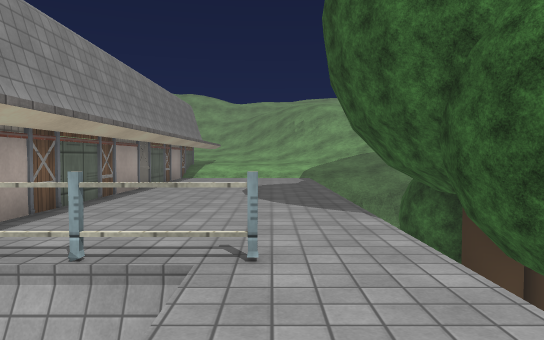
view 1 (above)

24 first-person views from a walk through a 3-D level made in the Unity game engine. The camera is 1.2 m above the floor, tilts 2° down and sees 70° across. The floor is counted in squares, 1.44 m on a side. Each view is taken from the middle of a square. On the plan, view 1 faces up. The plan holds only what a view shows up to about 12 squares ahead; the rest is blank. The place goes on beyond the plan. Some trees and plants on the terrain are drawn as simple stand-ins. The player is left out. Some surface patterns are stand-ins.

view 2
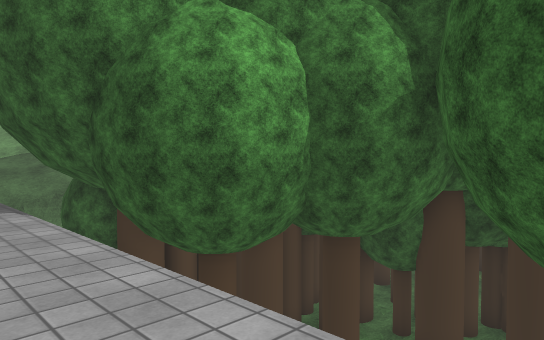

view 3
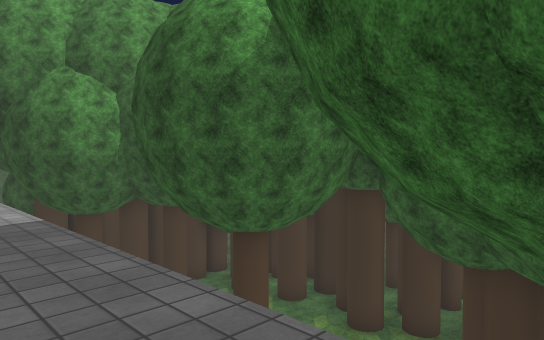

view 4
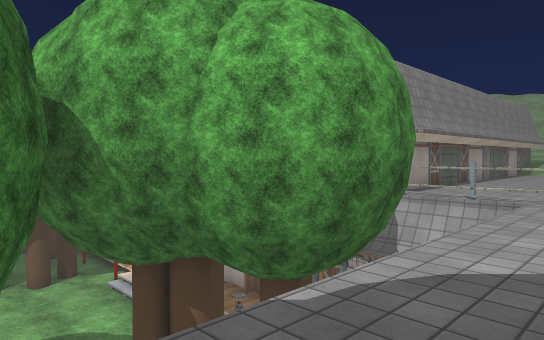

view 5
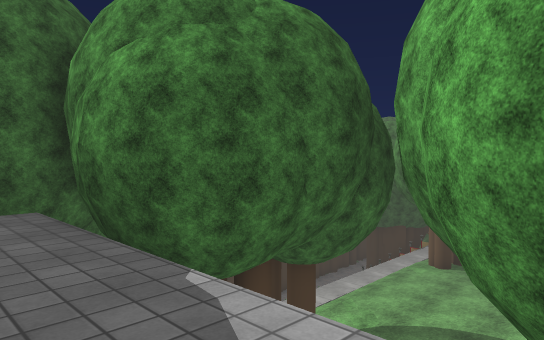

view 6
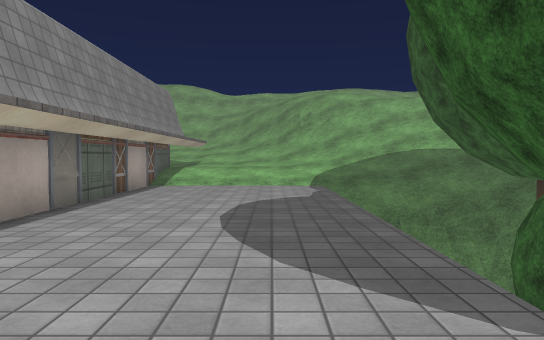

view 7
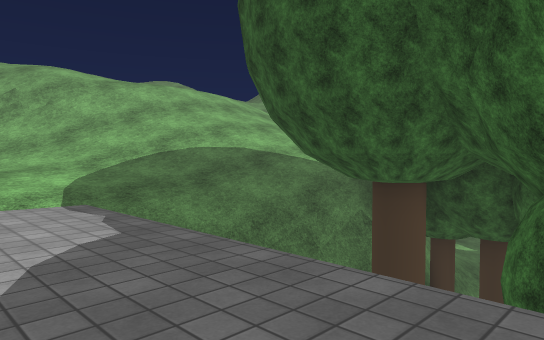

view 8
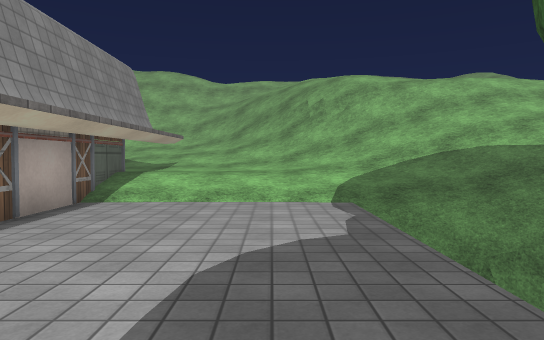

view 9
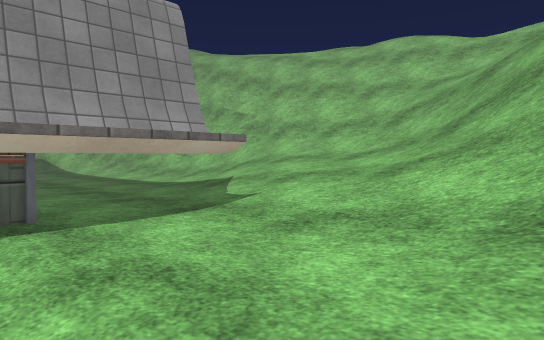

view 10
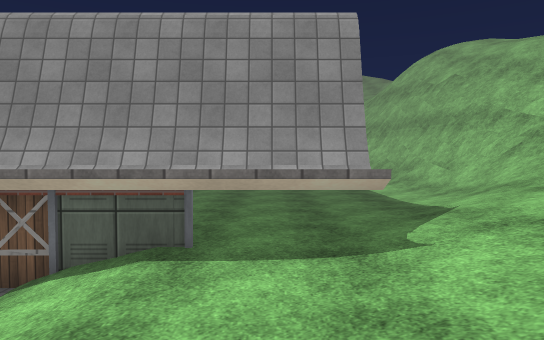

view 11
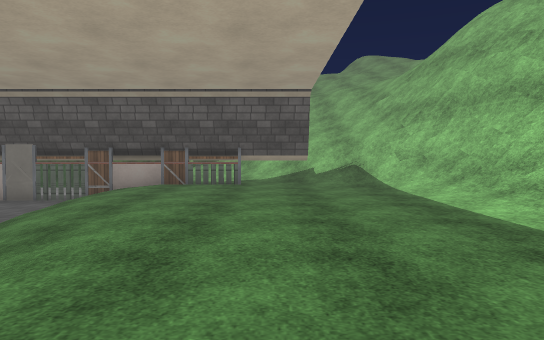

view 12
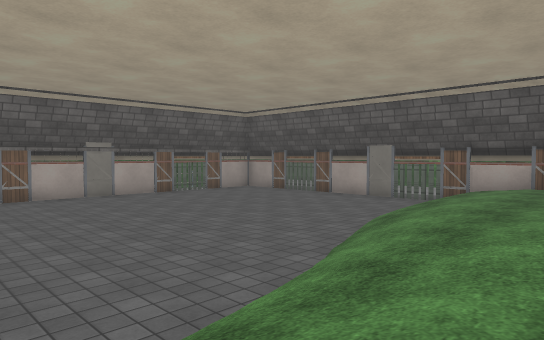

view 13
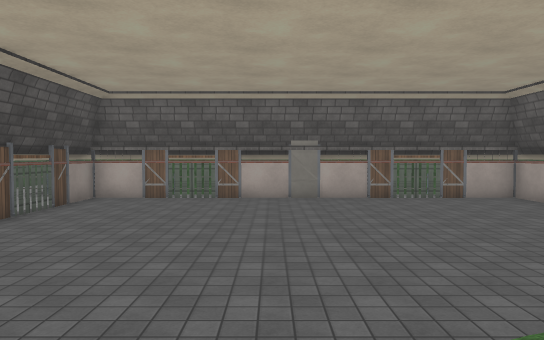

view 14
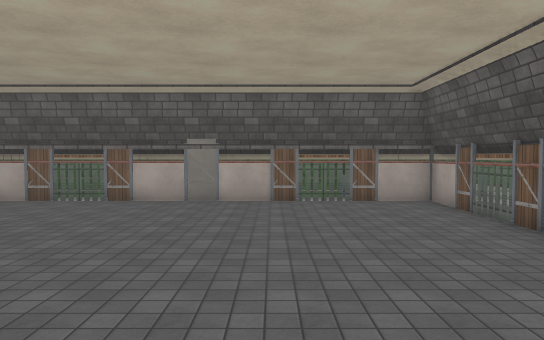

view 15
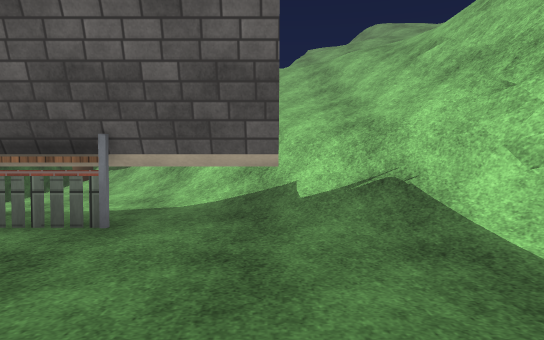

view 16
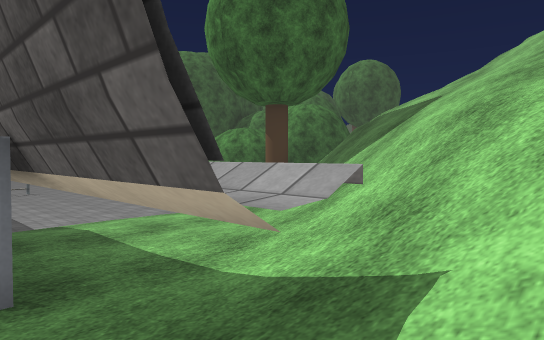

view 17
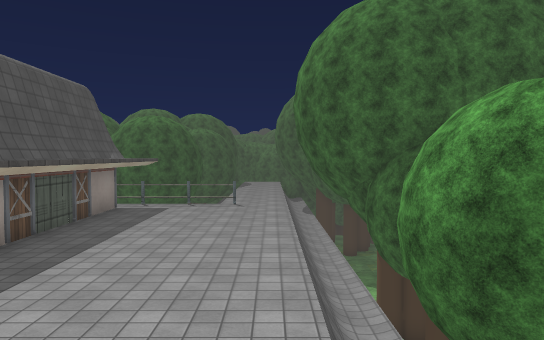

view 18
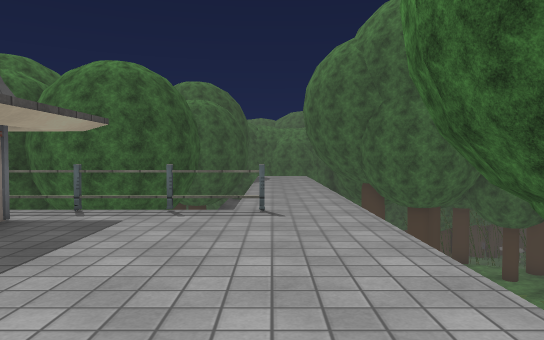

view 19
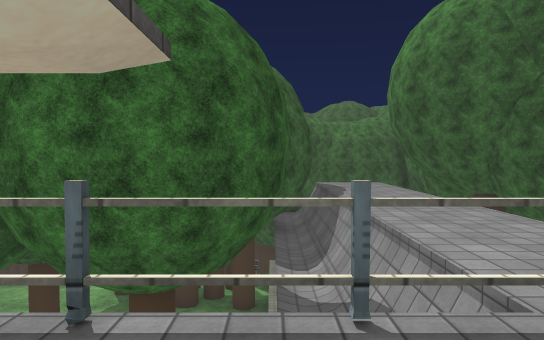

view 20
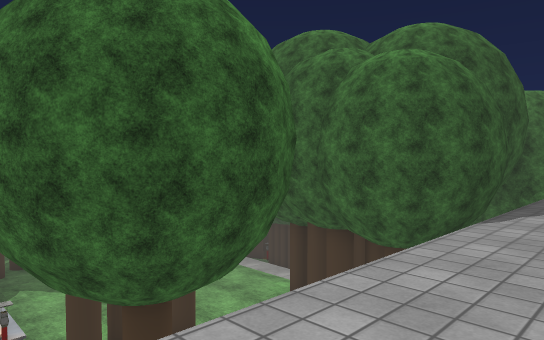

view 21
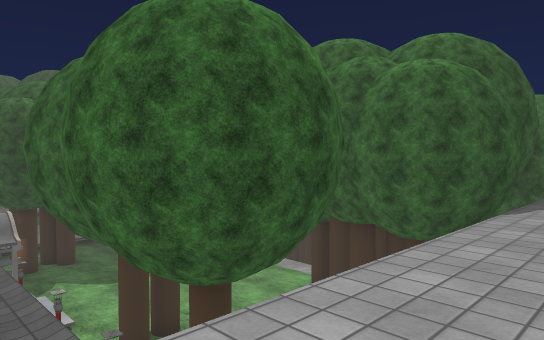

view 22
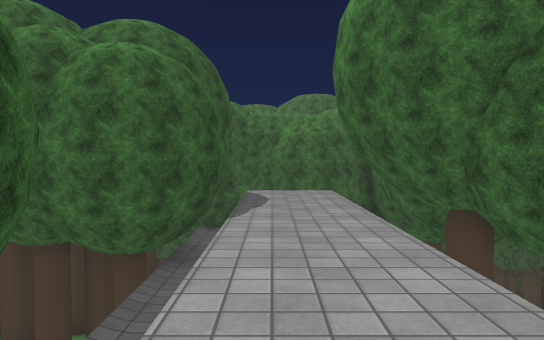

view 23
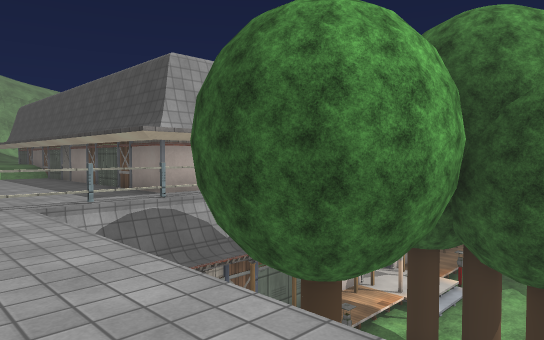

view 24
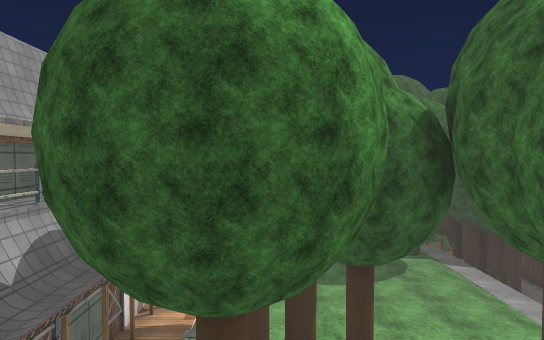

### Floor plan
Key: @ floor where view 1 was taken; # wall or solid block; . main floor; : floor 0.5 m higher than the main floor; + floor 0.75 m higher than the main floor; * floor 1.25 m higher than the main floor; - floor 1.25 m lower than the main floor; % floor 1.5 m higher than the main floor; _ floor 4 m lower than the main floor; < floor 4.5 m lower than the main floor; ( floor 4.75 m lower than the main floor; / step, stairs or slope; = window, fence, low wall or low ledge; ^ raised ledge; v drop or lower ground; T tree; L lamp; O other object.
Columns run from 23 left of view 1 to 11 right of it. Each row starts with its distance up from view 1.
 24            ###=/////////
 23 ///#########==//////////
 22 ///=//##=////+++///%%///
 21 /////////+++++++++/*%%/////
 20 ////////++++++++++++**//////////
 19 //////^+++++++++++++^++/////////
 18 //////^+++++++++++++^+++///////
 17 /////+^+++++++++++++^++++//////
 16 ////++^++++++++++   ^::::+/////
 15 ///+++^+++++++::./  O....//////
 14  T++++^++++://....  #....//////
 13     //#/////......  #....  #///T
 12 T ....#...........  #....  ##T####
 11 Tv....#............ #....   TT#T//
 10 Tv....#............ #....      T
  9 vv....#.............#....   T
  8 vv....#.............#....  TTT
  7 vv....#.............#....  TT
  6 Tv....O.............O.... TTOT T
  5 Tv....#.............#....  TTTTTT(
  4 Tv....#######O#######....  T TTTTO(
  3 Tv.=v=######   ######=v=.    T(TOO(
  2   ..-  #####O_O#####  _..     (TTT(
  1   ..v    ___O_O____O  v..      TTTT
  0   ..v  TLLTL<<<O( OOT  @.     (TTT
 -1   ..v  T TT(((((( TTT _..   T ((T T
 -2   .._     T(((((  TT  _..   T (TTT(
 -3 T .._    TT((((       _..      (TTT
 -4 TT..__    ((((((      _..
 -5 TT..__TT ((((((((     _..     T
 -6 TT..v_TTTTT(((((( TTTT#..     TT
 -7 T ..T_TTTOT(((((( TTT v.  TT  T
 -8  TTT        ((((      #T  T
 -9  # T#                     T

Positions as (right, up) in squares from view 1, and headings:
1: (0, 0), facing up
2: (0, -1), facing up-right
3: (0, -7), facing up-right
4: (1, -5), facing up-left
5: (1, -1), facing down-left
6: (0, 4), facing up
7: (-1, 8), facing up-right
8: (0, 8), facing up
9: (1, 16), facing up-left
10: (1, 18), facing left
11: (-5, 18), facing left
12: (-5, 17), facing down-left
13: (-9, 16), facing down
14: (-12, 15), facing down
15: (-12, 19), facing left
16: (-16, 20), facing down-left
17: (-21, 15), facing down
18: (-20, 9), facing down
19: (-18, 5), facing down
20: (-21, 2), facing down-right
21: (-21, 3), facing down-right
22: (-20, 2), facing down
23: (-21, -4), facing up-right
24: (-21, -1), facing right
